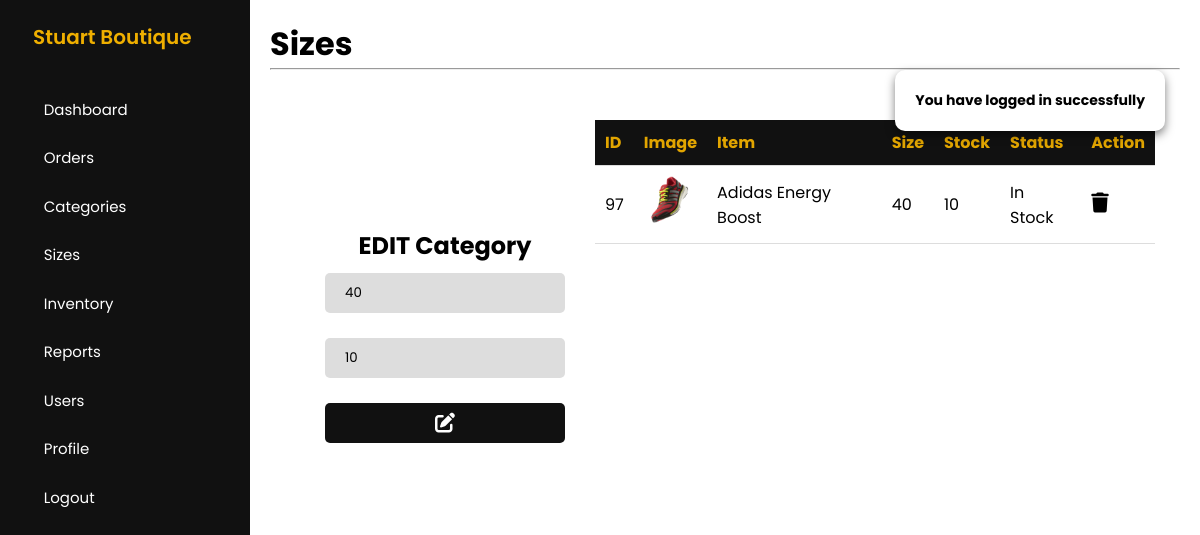
The page /admin/edit-size.php?updateID=97 (signed in) on the database as committed earlier.
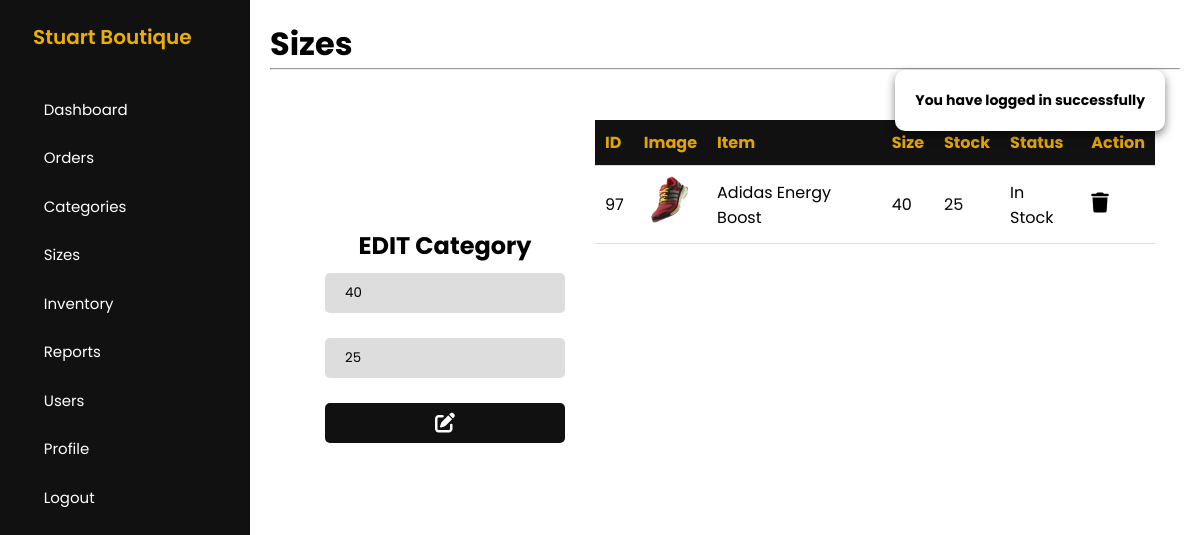
The same page on the database as committed later.
### tables this page shows
CREATE TABLE `sizes` (
  `sizeID` int(11) NOT NULL,
  `inventoryID` int(11) NOT NULL,
  `sizeName` varchar(255) NOT NULL,
  `sizeStock` int(255) NOT NULL
);

CREATE TABLE `inventory` (
  `inventoryID` int(11) NOT NULL,
  `subcategoryID` int(11) NOT NULL,
  `itemImage` varchar(255) NOT NULL,
  `itemName` varchar(255) NOT NULL,
  `itemPrice` int(255) NOT NULL,
  `itemTotalStock` int(255) DEFAULT NULL,
  `itemStatus` enum('Available','Unavailable') NOT NULL DEFAULT 'Unavailable'
);

### config/DatabaseConnection.php (called while the page is built, shortened)
<?php
    class DatabaseConnection
    {
        public function __construct()
        {
            $this->conn = new mysqli(HOSTNAME,USERNAME,PASSWORD,DATABASE);
        }
    }
?>

### admin/controllers/SizesController.php (called while the page is built, shortened)
<?php
    class SizesController
    {
        private $conn;
        public function __construct()
        {
            $db = new DatabaseConnection;
            $this->conn = $db->conn;
        }
        public function rows($row)
        {
            return $data = [
                'id' => $row['sizeID'],
                'inventoryID' => $row['inventoryID'],
                'itemImage' => $row['itemImage'],
                'status' => $row['itemStatus'],
                'itemName' => $row['itemName'],
                'name' => $row['sizeName'],
                'stock' => $row['sizeStock']
            ];
        }
        public function exact($updateID)
        {
            $checkDataQuery = "
                SELECT sizes.*, inventory.*
                FROM sizes
                INNER JOIN inventory
                ON sizes.inventoryID = inventory.inventoryID
                WHERE sizeID='$updateID'
                LIMIT 1
            ";
            $result = $this->conn->query($checkDataQuery);
            if($result->num_rows == 1){
                return $result;
            }else{
                return false;
            }
        }
        public function getExact($id)
        {
            $getDataQuery = "
                SELECT sizes.*, inventory.*
                FROM sizes
                INNER JOIN inventory
                ON sizes.inventoryID = inventory.inventoryID
                WHERE sizeID='$id'
                LIMIT 1
            ";
            $result = $this->conn->query($getDataQuery);
            if($result->num_rows == 1){
                return $result;
            }else{
                return false;
            }
        }
    }
?>

### admin/edit-size.php (the view, shortened to what this page needs)
<?php
    include_once 'controllers/SizesController.php';
    $sizes = new SizesController;
    include 'includes/header.php';
    include 'includes/sidebar.php';
?>
<main>
    <h1>Sizes</h1>
    <hr>
    <div class="whole-container">
        <div class="child-cont" id="form">
            <div class="form-container">
                <h1>EDIT Category</h1>
                <?php
                    if(!isset($_GET['updateID'])){
                        showMessage('Something Went Wrong');
                    }else{
                        $updateID = $_GET['updateID'];
                        $resultExact = $sizes->exact($updateID);
                        if($resultExact){
                            foreach($resultExact as $sizesRows) :
                                $data = $sizes->rows($sizesRows);
                ?>
                        <form action="codes/sizes-code.php" method="post">
                            <input type="text" name="inputName" value="<?= $data['name'] ?>" placeholder="Size" required autofocus>
                            <br><br>
                            <input type="text" name="inputStock" min="1" value="<?= $data['stock'] ?>" placeholder="Stock" required autofocus>
                            <button type="submit" name="update-button">
                                <i class="fa-solid fa-pen-to-square"></i>
                            </button>
                        </form>
                <?php
                            endforeach;
                        }else{
                            showMessage('No Record Found');
                        }
                ?>
            </div>
        </div>
        <div class="table-container">
            <div class="scroll-table">
                <table class="child-table">
                    <thead>
                        <tr>
                            <th>ID</th>
                            <th>Image</th>
                            <th>Item</th>
                            <th>Size</th>
                            <th>Stock</th>
                            <th>Status</th>
                            <th>Action</th>
                        </tr>
                    </thead>
                    <tbody>
                        <?php
                            $resultGetExact = $sizes->getExact($updateID);
                            if(!$resultGetExact){
                                showMessage('No Record Found');
                            }else{
                                foreach($resultGetExact as $sizesRows) :
                                $data = $sizes->rows($sizesRows);
                        ?>
                        <tr>
                            <td>
                                <?= $data['id'] ?>
                            </td>
                            <td>
                                <img src="../images/<?= $data['itemImage'] ?>" width="50" title="<?= $data['itemName'] ?>">
                            </td>
                            <td>
                                <?= $data['itemName'] ?>
                            </td>
                            <td>
                                <?= $data['name'] ?>
                            </td>
                            <td>
                                <?= $data['stock'] ?>
                            </td>
                            <td>
                            <?php
                                    $stockMessage = '';
                                    if($data['stock'] <= 5 && $data['stock'] > 0) :
                                        $stockMessage = 'Low Stock';
                                    elseif($data['stock'] == 0) :
                                        $stockMessage = 'Out Stock';
                                    else:
                                        $stockMessage='In Stock';
                                    endif;
                                ?>
                                <p style="font-size: 1rem;">
                                    <?php echo $stockMessage; ?>
                                </p>
                            </td>
                            <td>
                            <div class="a-cont">
                                    <form action="codes/sizes-code.php" method="post" class="form">
                                        <button type="submit" name="delete-button" value="<?= $data['id'] ?>" class="delete-button">
                                            <i class="fa-solid fa-trash"></i>
                                        </button>
                                    </form>
                                </div>
                            </td>
                        </tr>
                        <?php
                                endforeach;
                            }
                        }
                        ?>
                    </tbody>
                </table>
            </div>
        </div>
    </div>
</main>
<?php include 'includes/footer.php'; ?>

### admin/includes/header.php (shortened to what this page needs)
<!DOCTYPE html>
<html lang="en">
<head>
    <link rel="stylesheet" href="https://cdnjs.cloudflare.com/ajax/libs/font-awesome/6.6.0/css/all.min.css" />
    <link rel="stylesheet" href="css/sidebar4.css?v=5.5">
</head>
<body>

### admin/includes/sidebar.php (shortened to what this page needs)
<?php if(isset($_SESSION['authenticated'])) : ?>
<?php
    $page = substr($_SERVER['SCRIPT_NAME'], strrpos($_SERVER['SCRIPT_NAME'], '/')+1);
?>
<div class="main-content">
    <aside id="sidebar">
        <?php if(isset($_SESSION['authenticated'])) : ?>
        <ul>
            <li>
                <span class="logo">Stuart Boutique</span>
                <button onclick="toggleSidebar()" id="toggle-btn">
                </button>
            </li>
            <li class="<?= $page == 'view-dashboard.php' ? 'active':'' ?>">
                <a href="view-dashboard.php">
                    <span>Dashboard</span>
                </a>
            </li>
            <li class="<?= $page == 'view-orders.php' ? 'active':'' ?>">
                <a href="view-order.php">
                    <span>Orders</span>
                </a>
            </li>
            <li>
                <button onclick="toggleSubMenu(this)" class="dropdown-btn">
                    <span>Categories</span>
                </button>
            </li>
            <li>
                <button onclick="toggleSubMenu(this)" class="dropdown-btn">
                    <span>Sizes</span>
                </button>
            </li>
            <li>
                <button onclick="toggleSubMenu(this)" class="dropdown-btn">
                    <span>Inventory</span>
                </button>
            </li>
            <li>
                <button onclick="toggleSubMenu(this)" class="dropdown-btn">
                    <span>Reports</span>
                </button>
            </li>
                <button onclick="toggleSubMenu(this)" class="dropdown-btn">
                    <span>Users</span>
                </button>
            <li class="<?= $page == 'view-profile.php' ? 'active':'' ?>">
                <a href="view-profile.php">
                    <span>Profile</span>
                </a>
            </li>
            <li>
                <form action="" method="post">
                    <button type="submit" name="logout-button" class="dropdown-btn">
                        <span>Logout</span>
                    </button>
                </form>
            </li>
        </ul>
        <?php
            endif;
        ?>
    </aside>
<?php endif; ?>

### admin/includes/footer.php (shortened to what this page needs)
<?php if(isset($_SESSION['authenticated'])) : ?>
</body>
</html>
<?php endif; ?>

### admin/css/sidebar4.css (style rules this page uses)
#sidebar { height: 100vh; width: 250px; padding: 5px 1em; background-color: #111; color: #fff; overflow-y: auto; overflow: hidden; text-wrap: nowrap; position: sticky; top: 0; align-self: start; transition: 300ms ease-in-out; }
#sidebar ul { list-style: none; }
#sidebar a, #sidebar .dropdown-btn, #sidebar .logo { border-radius: .5em; padding: .85em; text-decoration: none; color: #fff; display: flex; align-items: center; gap: 1em; font-size: 15px; }
.dropdown-btn { width: 100%; text-align: left; background: none; border: none; font: inherit; cursor: pointer; }
#sidebar a span, #sidebar .dropdown-btn span { flex-grow: 1; }

### admin/css/table4.css (style rules this page uses)
.whole-container { display: flex; flex-direction: row; padding: 25px 25px; align-items: center; overflow-x: none; overflow-x: hidden; }
.child-cont { flex: 0; }
.form-container { margin-bottom: 25px; padding: 30px; border-radius: 8px; width: 300px; display: flex; justify-content: center; align-items: center; flex-direction: column; }
.child-cont h1 { font-size: 24px; font-weight: bold; margin-bottom: 10px; text-align: center; color: #000; }
.child-cont input[type="text"], input[type="file"] { padding: 10px 20px; border-radius: 5px; border: none; width: 100%; background-color: #ddd; }
.child-cont input::placeholder { color: #000; }
.child-cont button { padding: 10px 20px; margin-top: 25px; font-size: 20px; background-color: #111; color: #fff; border: none; border-radius: 5px; cursor: pointer; width: 100%; display: flex; justify-content: center; align-items: center; }
.table-container { flex: 2; }
.scroll-table { height: 480px; overflow-y: auto; }
.child-table { border-collapse: collapse; width: 100%; }
.child-table th { position: sticky; top: 0; }
.child-table th, .child-table td { border-bottom: 1px solid #ddd; padding: 10px; text-align: left; }
.child-table th { background-color: #111; color: #E2A500; }
.child-table .a-cont { display: flex; gap: 10px; }
.child-table .delete-button { background-color: transparent; border: none; cursor: pointer; width: 0%; }
.child-table .delete-button i { font-size: 20px; }

Rows that differ between the two databases and show on the page:
changed sizes "Adidas Energy Boost": inputStock "10" → "25"; sizeStock "10" → "25"
